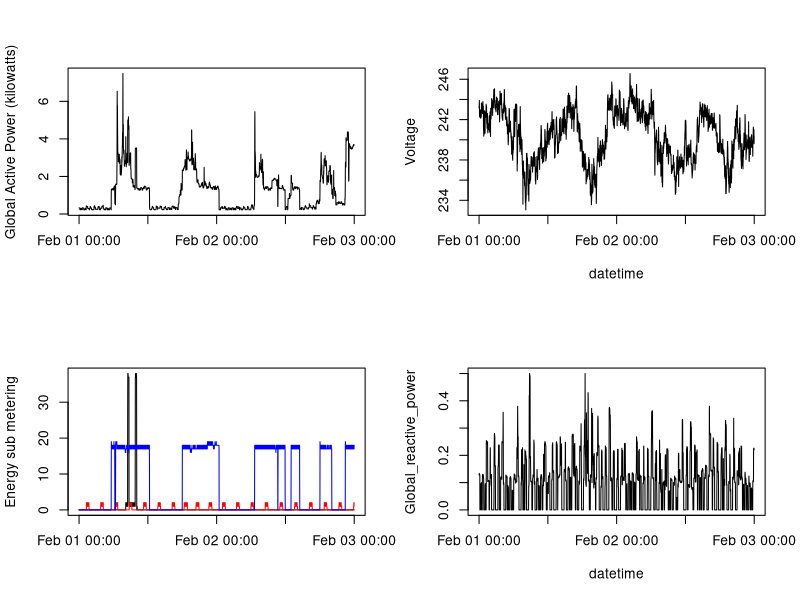

Source code (R):
# Plot 4 file:
data4 <- read.csv("proj.data.csv")
library(dplyr)
data4 <- tbl_df(data4)
data4 <- mutate(data4, Date = as.character(Date), Time = as.character(Time), date_time = paste0(Date, "-", Time))
data4 <- mutate(data4, date_time = as.POSIXct(date_time, format = "%Y-%m-%d-%H:%M:%S"))

png(filename = "plot4.png", width = 480, height = 480)
par(mfrow = c(2,2))

# plot 1:
with(data4, plot(x = date_time, y = Global_active_power, pch = NA,
                 xlab = "", ylab = "Global Active Power (kilowatts)"))
with(data4, lines(x = date_time, y = Global_active_power))

# plot 2:
with(data4, plot(x = date_time, y = Voltage, pch = NA,
                 xlab = "datetime", ylab = "Voltage"))
with(data4, lines(x = date_time, y = Voltage))

# plot 3:
with(data4, plot(x = date_time, y = Sub_metering_1, pch = NA,
                 xlab = "", ylab = "Energy sub metering"))
with(data4, lines(x = date_time, y = Sub_metering_1, col = "black"))
with(data4, lines(x = date_time, y = Sub_metering_2, col = "red"))
with(data4, lines(x = date_time, y = Sub_metering_3, col = "blue"))

# plot 4:
with(data4, plot(x = date_time, y = Global_reactive_power, pch = NA,
                 xlab = "datetime", ylab = "Global_reactive_power"))
with(data4, lines(x = date_time, y = Global_reactive_power))

par(mfrow = c(1, 1))
dev.off()

